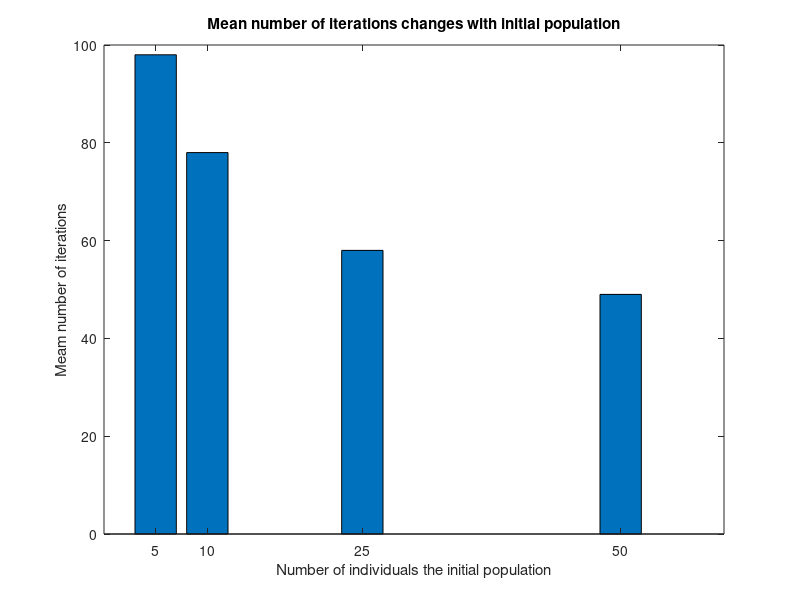
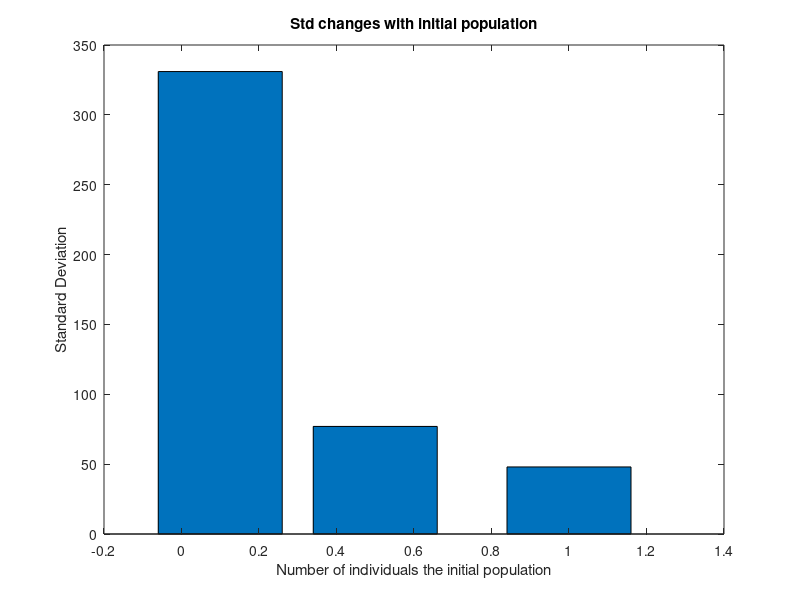
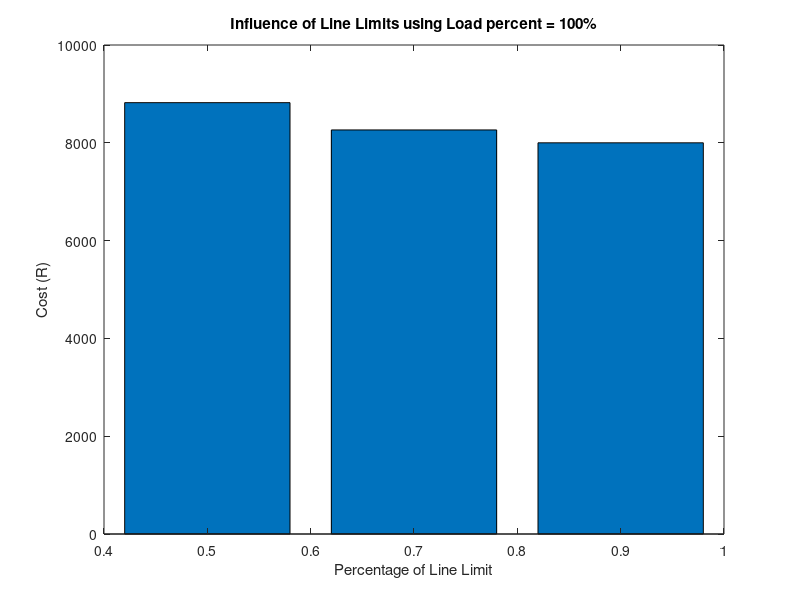
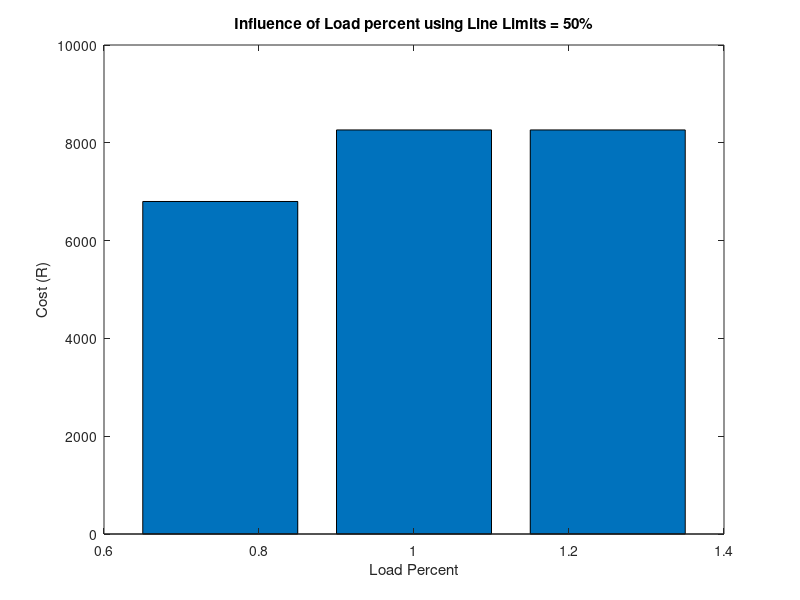

Recreate these plots in MATLAB, in order.
x_IT = [5, 10, 25 ,50];
y_IT = [98, 78,58, 49];

x_Sig = [0.1, 0.5, 1];
y_Sig = [331, 77, 48]


xPlim = [0.5, 0.7, 0.9];
yPlim = [8821, 8263, 8000];

xLoad = [0.75, 1, 1.25];
yLoad = [6800, 8263, 8263];

figure(1)
bar(x_IT,y_IT)
title('Mean number of iterations changes with initial population');
xlabel('Number of individuals the initial population');
ylabel('Meam number of iterations');
print -depsc A2_Pop_NumberIt


figure(2)
bar(x_Sig, y_Sig)
title('Std changes with initial population');
xlabel('Number of individuals the initial population');
ylabel('Standard Deviation');
print -depsc A2_Sig_NumberIT

figure(3)
bar(xPlim, yPlim)
title('Influence of Line Limits using Load percent = 100%');
xlabel('Percentage of Line Limit');
ylabel('Cost (R)');
print -depsc A2_PLIM

figure(4)
bar(xLoad, yLoad)
title('Influence of Load percent using Line Limits = 50%');
xlabel('Load Percent');
ylabel('Cost (R)');
print -depsc A2_LOAD